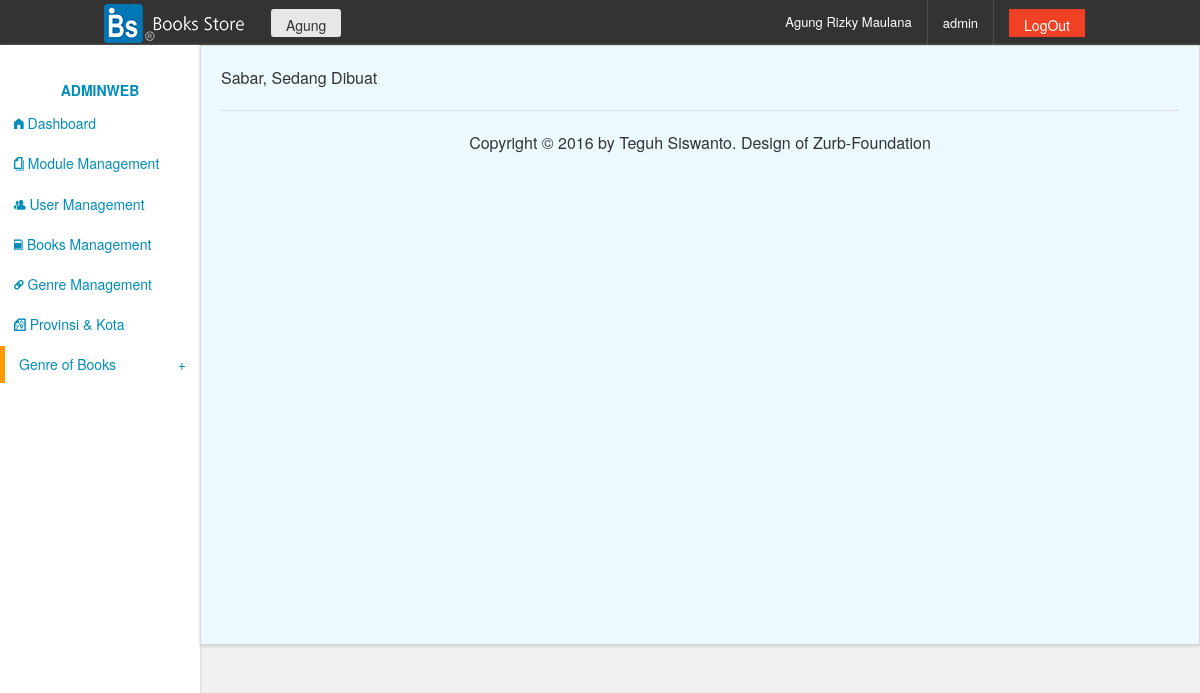
Screenshot of /adminweb/media.php (signed in) with the database file from the repository.
### tables this page shows
CREATE TABLE `users` (
  `username` varchar(20) NOT NULL,
  `password` varchar(36) DEFAULT NULL,
  `nama_lengkap` varchar(100) NOT NULL,
  `alamat` text NOT NULL,
  `email` varchar(50) NOT NULL,
  `level` varchar(5) NOT NULL DEFAULT 'user',
  `id_session` varchar(20) NOT NULL
);

CREATE TABLE `modul` (
  `id_modul` int(2) NOT NULL,
  `nama_modul` varchar(30) NOT NULL,
  `link` varchar(50) NOT NULL,
  `icon` varchar(20) NOT NULL,
  `urutan` int(2) NOT NULL
);

### adminweb/header.php (called while the page is built)
<?php
if (empty($_SESSION['namauser']) AND empty($_SESSION['passuser'])) {
	echo "You Must to login ";
}else{
include "../config/koneksi.php" ;
$hasil	= mysqli_query($konek, "SELECT * FROM users WHERE username='$_SESSION[namauser]' ");
$r 		= mysqli_fetch_array($hasil);
} ?>

### adminweb/media.php (shortened to what this page needs)
<?php session_start();
if (empty($_SESSION['namauser']) AND empty($_SESSION['passuser'])) {
	echo "You Must to login ";
}else{
?>
<!DOCTYPE html>
<html>
<head>
	<link rel="stylesheet" type="text/css" href="../assets/sweetalert/sweetalert.css">
	<link rel="stylesheet" type="text/css" href="../assets/foundation-5/css/foundation.css">
	<link rel="stylesheet" type="text/css" href="../assets/foundation-icons/foundation-icons.css">
</head>
<body>
<div class="off-canvas-wrap" data-offcanvas>
	<div class="inner-wrap">
	<div class="contain-to-grid sticky hide-for-small">
		<nav class="top-bar " data-topbar role="navigation">
			<ul class="title-area">
				<li class="name"><a href="#"><img src="../images/logo.png"></a></li>
			</ul>
			<section class="top-bar-section">
				<ul>
					<?php include"header.php"; ?>
					<li class="has-form"><a class="button secondary radius tiny" href="#"><?php echo "$_SESSION[namauser]";?></a></li>
					<li class="has-form right"><a href="logout.php" class="button alert">LogOut</a></li>
					<li class="right"><a href="#"><?php echo "$r[level]";?></a></li>
					<li class="has-form right"><a href="#"><?php echo "$r[nama_lengkap]";?></a></li>
				</ul>
			</section>
		</nav>
	</div>
			<?php include "menu.php"; ?>
					<?php include "submenu_genre.php"; ?>
	<section class="main-section">
		<aside class="columns medium-3 large-2 panel press hide-for-small">
				<ul class="side-nav">
					<li class="heading text-center">AdminWeb</li>
					<?php include "menu.php"; ?>
					<li><a class="side-nav-submenu-call">Genre of Books <span class="right"> + </span></a></li>
				</ul>
		</aside>
		<content class="columns medium-9 large-10 panel callout" style="min-height:600px;">
			<?php include "content.php"; ?>
				<footer><hr>
					<p align="center">Copyright &copy; 2016 by Teguh Siswanto. Design of Zurb-Foundation</p>
				</footer>
		</content>
	</section>
	</div>
</div>
</body>
</html>
<?php } ?>

### adminweb/menu.php
<?php
include "../config/koneksi.php";
if ($_SESSION['leveluser']=='admin') {
	$query	= "SELECT * FROM modul ORDER BY urutan ";
	$hasil	= mysqli_query($konek, $query);
	while ($r=mysqli_fetch_array($hasil)) {
		echo "<li><a href=\"$r[link]\"><i class=\"fi-$r[icon]\"></i>&nbsp;$r[nama_modul] </a></li>";
	}
}else{
	echo "You is't  Admin";
}
?>

### rows the page displays
users: level "admin", nama_lengkap "Agung Rizky Maulana"
modul: nama_modul "Dashboard"
modul: nama_modul "Module Management"
modul: nama_modul "User Management"
modul: nama_modul "Books Management"
modul: nama_modul "Genre Management"
modul: nama_modul "Provinsi & Kota"

### other values shown
$_SESSION[namauser] "Agung"
